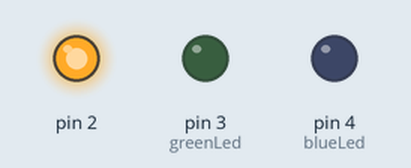
Recording of a sketch running on a simulated Arduino Uno, built with avr-gcc and run on an emulated ATmega328P. On the bench: output pins drawn as LEDs (lit = HIGH).

Above: at 0.05 s.
At 1.45 s:
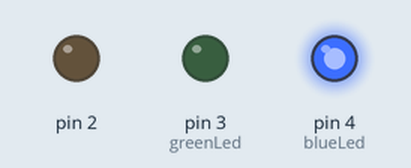
At 2.85 s:
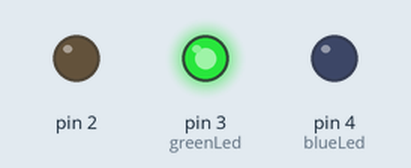
Timing chart, 0 to 3.1 s (numbered marks = the images above):
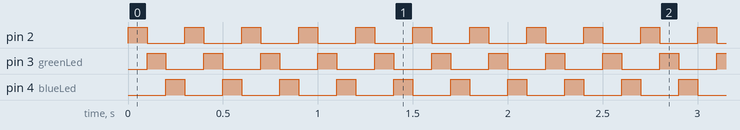

Measured:
- by itself, pin 2, pin 3 (greenLed), pin 4 (blueLed): alternates HIGH for 0.10 s and LOW for 0.20 s

The sketch:

Single_RGB_LightChaser.ino
```cpp
// This code is very similar to the previous two however instead of a strip of 4 LED’s to create the appearance of “Chasing” we will be utilizing a single RGB LED and cycling the three colours Red, Green, Blue. The lesson was similar to the previous with this allowing us to become more familiar with ”digitalWrite” to output to the LEDS , along with integers. but in addition we became familiar with the 4 prong RGB LED itself and its implementation in an Arduino circuit.
// Define the RGB LED pins
// Assigning the pin 2 to the variable redLed
int redLed =(2);
// Assigning the pin 3 to the variable greenLed
int greenLed =3;
// Assigning the pin 4 to the variable blueLed
int blueLed =4;
// Assigning Delay as an integer the value is 100ms
int Delay = 100;
void setup() {
  // Set the RGB LED pins as outputs
   // set the redLed pin as an output
  pinMode(redLed, OUTPUT);
  // Set the greenLed pin as an output
  pinMode(greenLed, OUTPUT);
   // Set the blueLed pin as an output
  pinMode(blueLed, OUTPUT);
}
void loop() {
  // Setting the redLed pin high
  digitalWrite(redLed, HIGH);
   // Setting the greenLed pin low
  digitalWrite(greenLed, LOW);
  // Setting the blueLed pin low
  digitalWrite(blueLed, LOW);
  // Waiting for 100ms
  delay(Delay);

  // Setting the redLed pin low
  digitalWrite(redLed, LOW);
   // Setting the greenLed pin high
  digitalWrite(greenLed, HIGH);
  // Setting the blueLed pin low
  digitalWrite(blueLed, LOW);
  // Waiting for 100ms
  delay(Delay);

  // Setting the redLed pin low
  digitalWrite(redLed, LOW);
   // Setting the greenLed pin low
  digitalWrite(greenLed, LOW);
  // Setting the blueLed pin high
  digitalWrite(blueLed, HIGH);
  // Waiting for 100ms
  delay(Delay);
}
```
